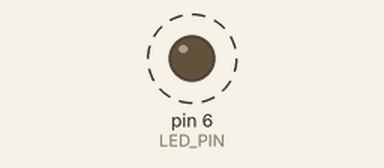
Recording of a sketch running on a simulated Arduino Uno, built with avr-gcc and run on an emulated ATmega328P. Parts: output pins drawn as LEDs (lit = HIGH). Dashed ring = blinking. What the sketch prints to the serial monitor is not drawn.

Above: at 0.5 s.
Timing chart, 0 to 3.0 s (numbered marks = the images above):
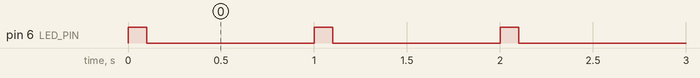

Measured:
- by itself, pin 6 (LED_PIN): alternates HIGH for 0.10 s and LOW for 0.90 s

The sketch:

sketch.ino
```cpp
#define LED_PIN 6
void setup() {
  pinMode(LED_PIN, OUTPUT);
  Serial.begin(9600);
}
void loop() {
  Serial.println("Hello Arduino");
  digitalWrite(LED_PIN, HIGH); delay(100);
  digitalWrite(LED_PIN, LOW);  delay(900);
}
```
